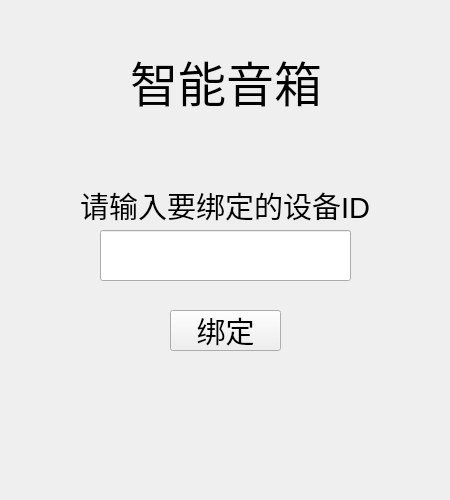
<?xml version="1.0" encoding="UTF-8"?>
<ui version="4.0">
 <class>Bind</class>
 <widget class="QWidget" name="Bind">
  <property name="geometry">
   <rect>
    <x>0</x>
    <y>0</y>
    <width>450</width>
    <height>500</height>
   </rect>
  </property>
  <property name="minimumSize">
   <size>
    <width>450</width>
    <height>500</height>
   </size>
  </property>
  <property name="maximumSize">
   <size>
    <width>450</width>
    <height>500</height>
   </size>
  </property>
  <property name="windowTitle">
   <string>绑定设备</string>
  </property>
  <widget class="QLabel" name="label_4">
   <property name="geometry">
    <rect>
     <x>130</x>
     <y>30</y>
     <width>191</width>
     <height>101</height>
    </rect>
   </property>
   <property name="font">
    <font>
     <family>Arial</family>
     <pointsize>36</pointsize>
    </font>
   </property>
   <property name="text">
    <string>智能音箱</string>
   </property>
  </widget>
  <widget class="QLineEdit" name="devuceid_lineEdit">
   <property name="geometry">
    <rect>
     <x>100</x>
     <y>230</y>
     <width>251</width>
     <height>51</height>
    </rect>
   </property>
   <property name="font">
    <font>
     <family>Arial</family>
     <pointsize>18</pointsize>
    </font>
   </property>
   <property name="text">
    <string/>
   </property>
   <property name="alignment">
    <set>Qt::AlignCenter</set>
   </property>
  </widget>
  <widget class="QLabel" name="label_2">
   <property name="geometry">
    <rect>
     <x>80</x>
     <y>180</y>
     <width>301</width>
     <height>51</height>
    </rect>
   </property>
   <property name="font">
    <font>
     <family>Arial</family>
     <pointsize>22</pointsize>
    </font>
   </property>
   <property name="text">
    <string>请输入要绑定的设备ID</string>
   </property>
  </widget>
  <widget class="QPushButton" name="bind_button">
   <property name="geometry">
    <rect>
     <x>170</x>
     <y>310</y>
     <width>111</width>
     <height>41</height>
    </rect>
   </property>
   <property name="font">
    <font>
     <family>Arial</family>
     <pointsize>22</pointsize>
    </font>
   </property>
   <property name="text">
    <string>绑定</string>
   </property>
  </widget>
 </widget>
 <resources/>
 <connections/>
</ui>
